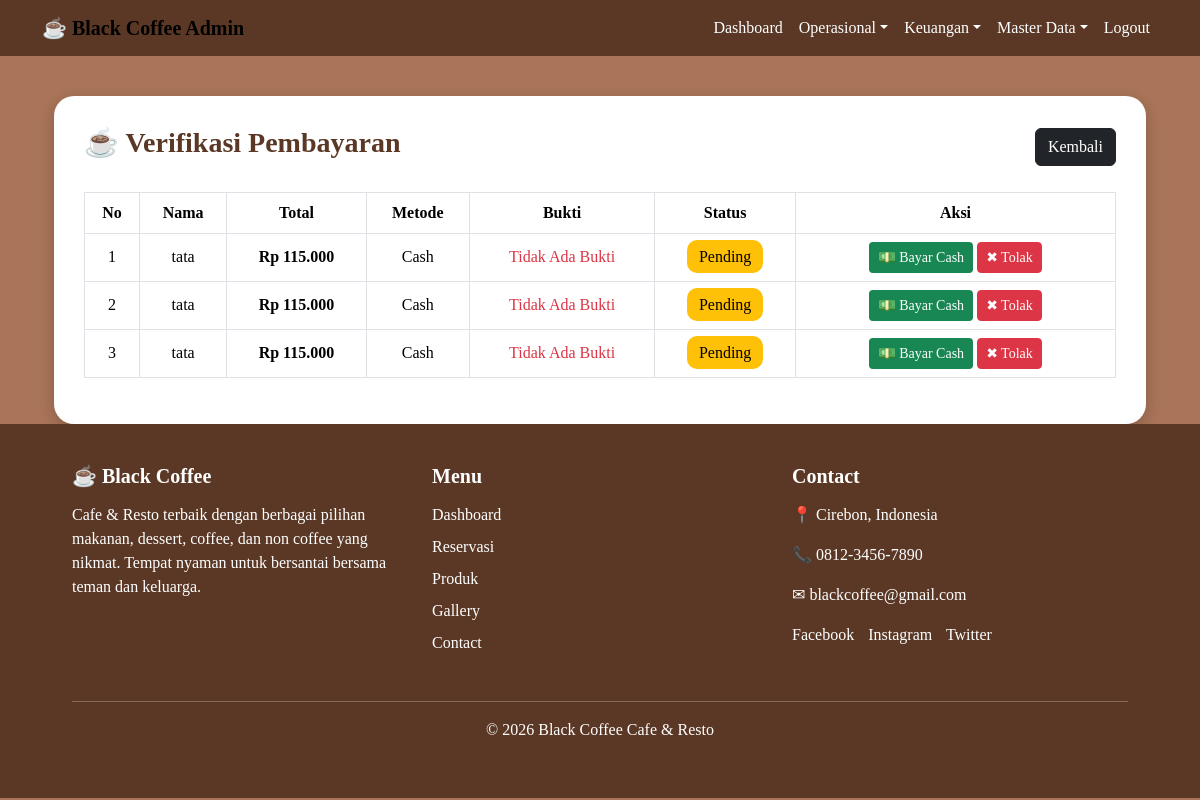
Page /admin/index.php?menu=pembayaran (signed in) on the earlier database version.
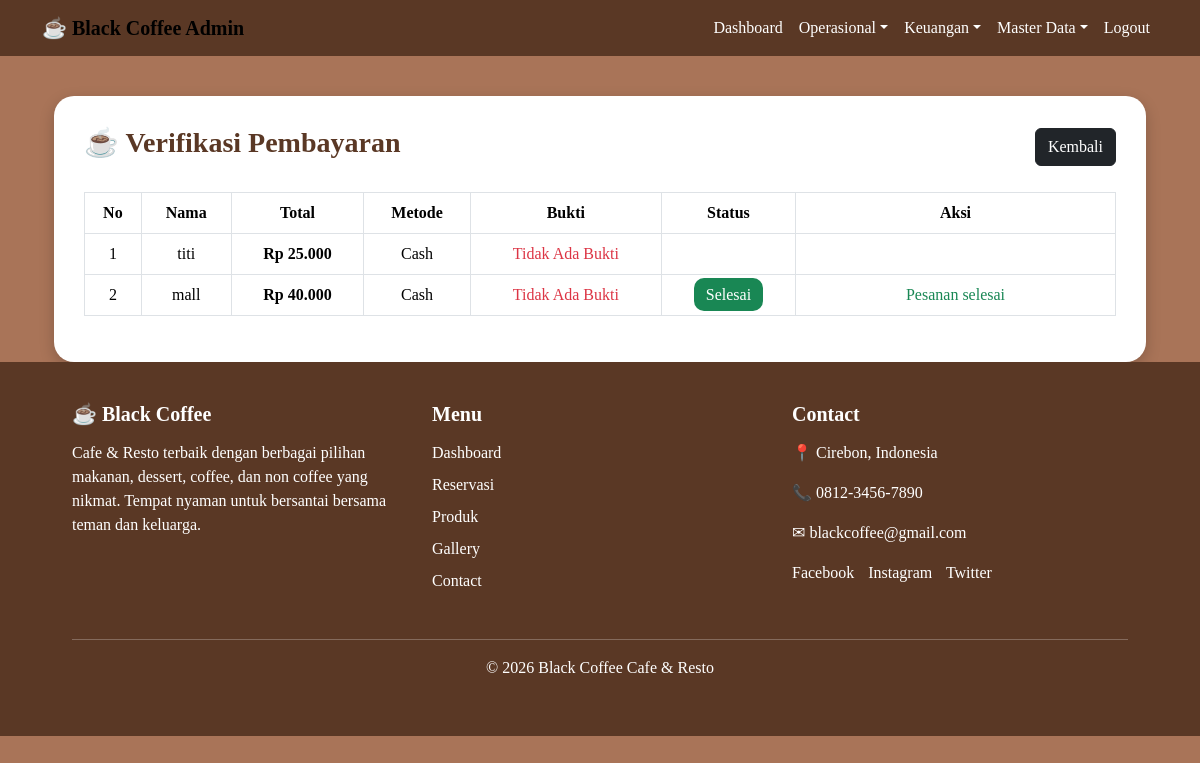
Same page on the later database version.
### tables this page shows
CREATE TABLE `pesanan` (
  `id_pesanan` int(11) NOT NULL,
  `id_user` int(11) NOT NULL,
  `nama_pemesan` varchar(100) NOT NULL,
  `meja` varchar(10) NOT NULL,
  `pembayaran` varchar(50) NOT NULL,
  `tanggal` datetime DEFAULT current_timestamp(),
  `total` int(11) NOT NULL,
  `status` enum('pending','diproses','selesai','dibatalkan') DEFAULT 'pending'
);

### admin/index.php (called while the page is built, shortened)
<?php
include "dashboard.php";
?>

### admin/pembayaran.php (the view, shortened to what this page needs)
<?php
include "../koneksi.php";
$data = mysqli_query($conn,"
SELECT * FROM pesanan
ORDER BY id_pesanan DESC
");
?>
<!DOCTYPE html>
<html>
<head>
    <link href="https://cdn.jsdelivr.net/npm/bootstrap@5.3.2/dist/css/bootstrap.min.css" rel="stylesheet">
</head>
<body>
<div class="container">
    <div class="container-box">
        <div class="d-flex justify-content-between align-items-center mb-4">
            <h3 class="title">
                ☕ Verifikasi Pembayaran
            </h3>
            <a href="dashboard.php" class="btn btn-dark">
                Kembali
            </a>
        </div>
        <div class="table-responsive">
            <table class="table table-bordered table-hover align-middle text-center">
                <thead>
                    <tr>
                        <th>No</th>
                        <th>Nama</th>
                        <th>Total</th>
                        <th>Metode</th>
                        <th>Bukti</th>
                        <th>Status</th>
                        <th width="320">Aksi</th>
                    </tr>
                </thead>
                <tbody>
                <?php
                $no = 1;
                while($d = mysqli_fetch_assoc($data)){
                    $status = strtolower(trim($d['status']));
                ?>
                <tr>
                    <td><?= $no++; ?></td>
                    <td>
                        <?= $d['nama_pemesan']; ?>
                    </td>
                    <td>
                        <b>
                            Rp <?= number_format($d['total'],0,',','.'); ?>
                        </b>
                    </td>
                    <td>
                        <?= $d['pembayaran']; ?>
                    </td>
                    <td>
                        <?php if(!empty($d['bukti'])){ ?>
                            <img src="../bukti/<?= $d['bukti']; ?>"
                                 class="img-bukti">
                        <?php } else { ?>
                            <span class="text-danger">
                                Tidak Ada Bukti
                            </span>
                        <?php } ?>
                    </td>
                    <td>
                        <?php if($status == 'pending'){ ?>
                            <span class="badge-pending">
                                Pending
                            </span>
                        <?php } ?>
                        <?php if($status == 'selesai'){ ?>
                            <span class="badge-selesai">
                                Selesai
                            </span>
                        <?php } ?>
                    </td>
                    <td>
                        <?php if($status == 'pending'){ ?>
                            <?php if($d['pembayaran'] == 'Cash'){ ?>
                                <a href="konfirmasi_cash.php?id=<?= $d['id_pesanan']; ?>"
                                   class="btn btn-cash btn-sm">
                                    💵 Bayar Cash
                                </a>
                            <?php } ?>
                            <a href="tolak_pembayaran.php?id=<?= $d['id_pesanan']; ?>"
                               class="btn btn-danger btn-sm"
                               onclick="return confirm('Yakin tolak pembayaran?')">
                                ✖ Tolak
                            </a>
                        <?php } ?>
                        <?php if($status == 'selesai'){ ?>
                            <span class="text-success">
                                Pesanan selesai
                            </span>
                        <?php } ?>
                    </td>
                </tr>
                <?php } ?>
                </tbody>
            </table>
        </div>
    </div>
</div>
</body>
</html>

Differences in the rows shown:
removed pesanan: nama_pemesan "tata", total "115.000", pembayaran "Cash", status "Pending"
removed pesanan: nama_pemesan "tata", total "115.000", pembayaran "Cash", status "Pending"
removed pesanan: nama_pemesan "tata", total "115.000", pembayaran "Cash", status "Pending"
added pesanan: nama_pemesan "titi", total "25.000", pembayaran "Cash"
added pesanan: nama_pemesan "mall", total "40.000", pembayaran "Cash", status "Selesai"
